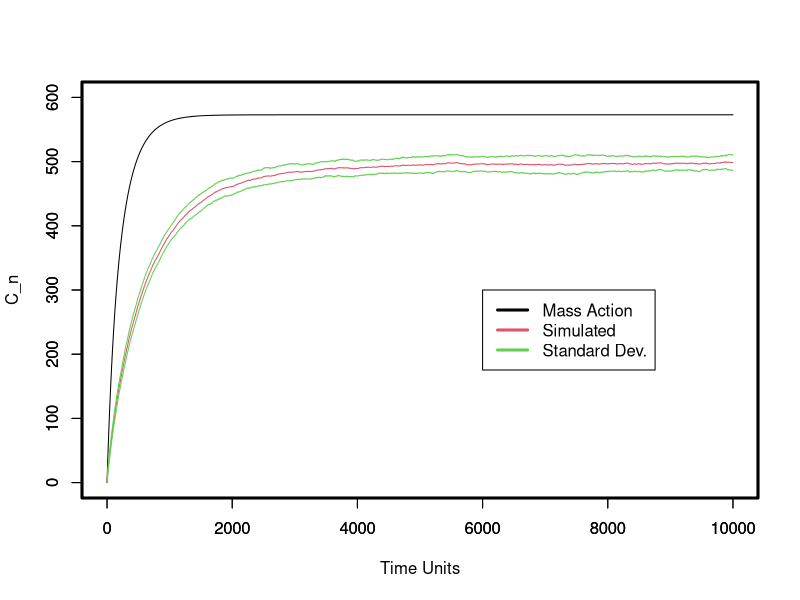

The R script that drew this image:
 dat<-read.table(file="out.dat")
 sim<-read.table(file="lattice2d_0_r1_1.csv",sep=" ",header=F)
postscript(file="comparisoni2d.ps",paper="letter")
plot(dat[,1],dat[,4],type="l",xlab="Time Units",ylab="C_n",lwd=1,ylim=c(0,600))
box(lwd=3)
 points(sim[,1],sim[,10],type="l",col=2,lwd=1)
  points(sim[,1],(sim[,10]-sqrt(sim[,21])),type="l",col=3,lwd=1)
   points(sim[,1],(sim[,10]+sqrt(sim[,21])),type="l",col=3,lwd=1)
 legend(6000,300,legend=c("Mass Action","Simulated","Standard Dev."),lty=1,col=c(1,2,3),lwd=3)
#     title("Comparison of Mass Action and Simulated Data\nNo Crowding")
     axis(lwd=1,side=c(1))
     axis(lwd=1,side=c(2))
dev.off()

